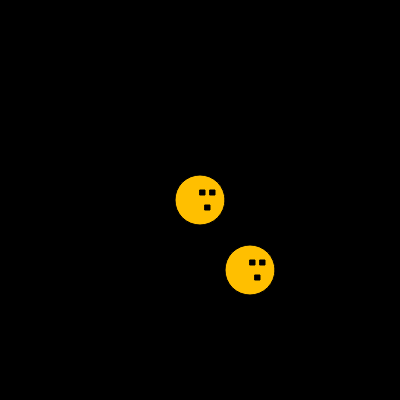
Frame 1 (no input)
Frame 60 (no input): identical to frame 1, image omitted
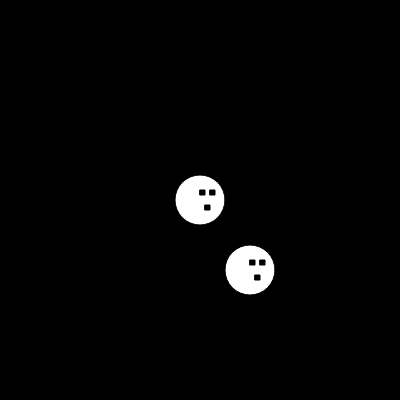
Frame 120 (the mouse pressed at the canvas centre since frame 60)

The p5.js sketch that drew these frames (run headless with seeded random() and noise() and a simulated clock; from frame 60 on, the mouse is pressed at the canvas centre):

// p5.js sketch
// ── sketch.js
let x = 200;
let y = 200;
let hue = 0;
let sat = 100;

function setup() {
  createCanvas(400, 400);
  colorMode(HSB);
  angleMode(DEGREES);
}

function draw() {
  background(0, 0, 0);

  if (mouseIsPressed) {
    if (mouseButton === LEFT) {
      x = mouseX;
      y = mouseY;
    } else if (mouseButton === RIGHT) {
      y = mouseX;
      x = mouseY;
    }
  } else {
    x = 200;
    y = 200;
  }

  let halfX = width/2;
  let halfY = height/2;

  let a = atan2(mouseY - halfY, mouseX - halfX);
  let d = dist(mouseX, mouseY, halfX, halfY);

  sat = d / sqrt(halfX*halfY) * 100;

  //draw face
  hue = a + 180;//mouseX / width * 360;
  // sat = mouseY / height * 100;
  drawFace(x,y);
  drawFace(x + 50,y + 70);
}

function drawFace(x,y) {
  fill(hue, sat, 100);
  ellipse(x, y, 50);
  fill('black');
  rect(x, y-10, 5);
  rect(x+10, y-10, 5);
  rect(x+5, y+5, 5);

}
